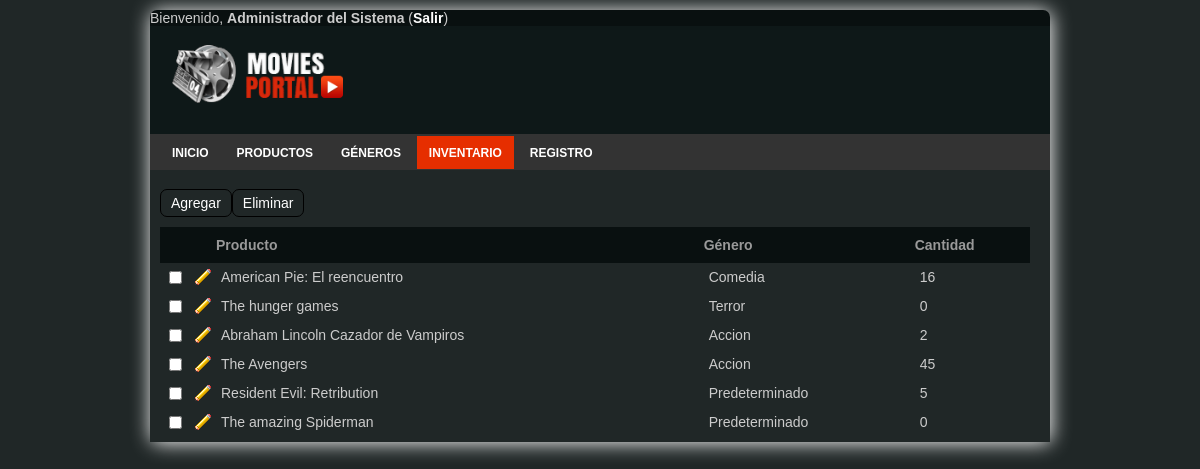
The page /admin/inventory.php (signed in) on the database its author committed.
### tables this page shows
CREATE TABLE IF NOT EXISTS `products` (
  `id` int(11) NOT NULL AUTO_INCREMENT,
  `name` varchar(255) NOT NULL,
  `description` blob,
  `photo` varchar(255) DEFAULT NULL,
  `genre_id` int(11) DEFAULT NULL,
  `created` datetime DEFAULT NULL,
  `modified` datetime DEFAULT NULL,
  `user_id` int(11) DEFAULT NULL,
  `rating` int(1) DEFAULT NULL,
  `price` int(6) DEFAULT NULL,
  `onsale` tinyint(1) DEFAULT '0',
  `publics` tinyint(1) DEFAULT '0',
  `visited` int(11) DEFAULT '0',
  PRIMARY KEY (`id`)
);

CREATE TABLE IF NOT EXISTS `genres` (
  `id` int(11) NOT NULL AUTO_INCREMENT,
  `name` varchar(255) NOT NULL,
  `created` datetime DEFAULT NULL,
  `modified` datetime DEFAULT NULL,
  `enabled` tinyint(1) DEFAULT '0',
  PRIMARY KEY (`id`)
);

CREATE TABLE IF NOT EXISTS `inventory` (
  `id` int(11) NOT NULL AUTO_INCREMENT,
  `product_id` int(11) NOT NULL,
  `quantity` int(11) NOT NULL,
  `created` datetime DEFAULT NULL,
  PRIMARY KEY (`id`)
);

### admin/inventory.php (the view, shortened to what this page needs)
<?php
require("../includes/configuration.php");
?>
<!DOCTYPE html PUBLIC "-//W3C//DTD XHTML 1.0 Transitional//EN" "http://www.w3.org/TR/xhtml1/DTD/xhtml1-transitional.dtd">
<html xmlns="http://www.w3.org/1999/xhtml">
<head>
<link href="screen.css" rel="stylesheet" type="text/css" media="screen" />
</head>
<body>
<div id="container">
	<?php	include('../includes/admin-user-info.php');	?>
  <div id="header">
    <h1><a href="index.php" target="_self"><img src="../img/logo.png" /></a></h1>
  </div>
  <div id="navcontainer">
    <ul>
			<li><a href="index.php" target="_self">Inicio</a></li>
			<li><a href="products.php" target="_self">Productos</a></li>
			<li><a href="genres.php" target="_self">Géneros</a></li>
			<li><a href="inventory.php" target="_self" id="current">Inventario</a></li>
			<li><a href="history.php" target="_self">Registro</a></li>
		</ul>
  </div>
  <div id="content">
	<form method="post" enctype="application/x-www-form-urlencoded" name="inventory-list-form" id="inventory-list-form">
      <p><a href="inventory-add.php" target="_self" class="button2">Agregar</a></p>
      <input type="submit" name="inventory-delete" id="inventory-delete" value="Eliminar" />
			<?php
				$connection = mysql_connect($db_host,$db_user,$db_password);
				$query = "SELECT inventory.id as id, products.name as product, genres.name as genre, inventory.quantity as quantity FROM products,inventory,genres WHERE products.id = inventory.product_id AND genres.id = products.genre_id GROUP BY inventory.id";
				$result = mysql_query($query,$connection);
				$num_rows = mysql_num_rows($result);
				if($num_rows > 0){
			?>
      <table width="870" border="0" align="center" cellpadding="5" cellspacing="0" id="inventory-list">
        <thead>
          <tr>
            <th width="16" scope="col">&nbsp;</th>
            <th width="16" scope="col">&nbsp;</th>
            <th scope="col">Producto</th>
			<th scope="col">Género</th>
			<th scope="num">Cantidad</th>
          </tr>
        </thead>
        <tbody>
					<?php
						while( $row = mysql_fetch_array($result) ){
					?>
					<tr class="item_list">
            <td width="16"><input type="checkbox" name="inventory<?php echo $row['id']; ?>" id="inventory<?php echo $row['id']; ?>" value="<?php echo $row['id']; ?>" /></td>
            <td width="16"><a href="inventory-edit.php?id=<?php echo $row['id']; ?>"><img src="img/icon-edit.gif" width="16" height="16" /></a></td>
            <td><?php echo $row['product']; ?></td>
			<td><?php echo $row['genre']; ?></td>
			<td><?php echo $row['quantity']; ?></td>
          </tr>
					<?php
						}
					?>
        </tbody>
      </table>
			<?php
				}else{
			?>
			<p class="warning">No hay ningún producto en el inventario (<a href="inventory-add.php">Agregar producto</a>).</p>
			<?php
				}
			?>
    </form>
  </div>
</div>
</body>
</html>

### admin/screen.css (style rules this page uses)
* { font-family: Arial, Helvetica, sans-serif; font-size: 14px; }
body { background-color: #202727; color:#CCCCCC ; }
body div div a { color:white; }
a { color: #112AAB; text-decoration: none; font-weight: bold; }
img { border: 0; }
table { clear:left; padding-top: 10px; margin:0; }
table th { background-color: #091010; color: #999999; font-weight:bold; font-size:14px; text-align: left; padding: 10px 0px 10px 0px; }
table td { padding: 5px; }
form { background-color: #202727; font-size:12px; margin: 0; overflow:auto; }
form input { font-size:14px; }
form input[type=submit], form input[type=button],.button2 { float:left; padding:5px 10px 5px 10px; margin-bottom:15x; background-color:#202727; border-radius: 7px; text-decoration:none; color:white; border:1px solid black; }
#container { background-color: #091010; background-repeat: repeat; border-radius: 7px; box-shadow:1px 1px 20px white; margin: 10px auto; width: 900px; }
#header { background:#0E1818; padding:10px; margin:0px; }
#navcontainer { background-color: #333333; padding: 10px; }
#navcontainer ul { margin: 0; padding: 0; }
#navcontainer ul li { display: inline; }
#navcontainer ul li a { padding: 0.4em 1.0em; color: #FFFFFF; text-decoration: none; font-size:12px; text-transform:uppercase; }
#navcontainer ul li a#current { background: #E62E00; color: white; padding: 0.8em 1.0em; }
#content { background-color: #202727; overflow:auto; padding:5px 10px; width:880px; }
.item_list, .item_list_colored { background-color: #202727; padding: 5px; margin: 1px 0px; color: #CCCCCC; }
.button2 { font-size:14px; font-weight:normal; }

### rows shown on the page
products: name "American Pie: El reencuentro", genre.name "Comedia", inventory.quantity "16"
products: name "The hunger games", genre.name "Terror", inventory.quantity "0"
products: name "Abraham Lincoln Cazador de Vampiros", genre.name "Accion", inventory.quantity "2"
products: name "The Avengers", genre.name "Accion", inventory.quantity "45"
products: name "Resident Evil: Retribution", genre.name "Predeterminado", inventory.quantity "5"
products: name "The amazing Spiderman", genre.name "Predeterminado", inventory.quantity "0"

### other values the page prints
$_SESSION['bp_name'] "Administrador"
$_SESSION['bp_lastname'] "del Sistema"
